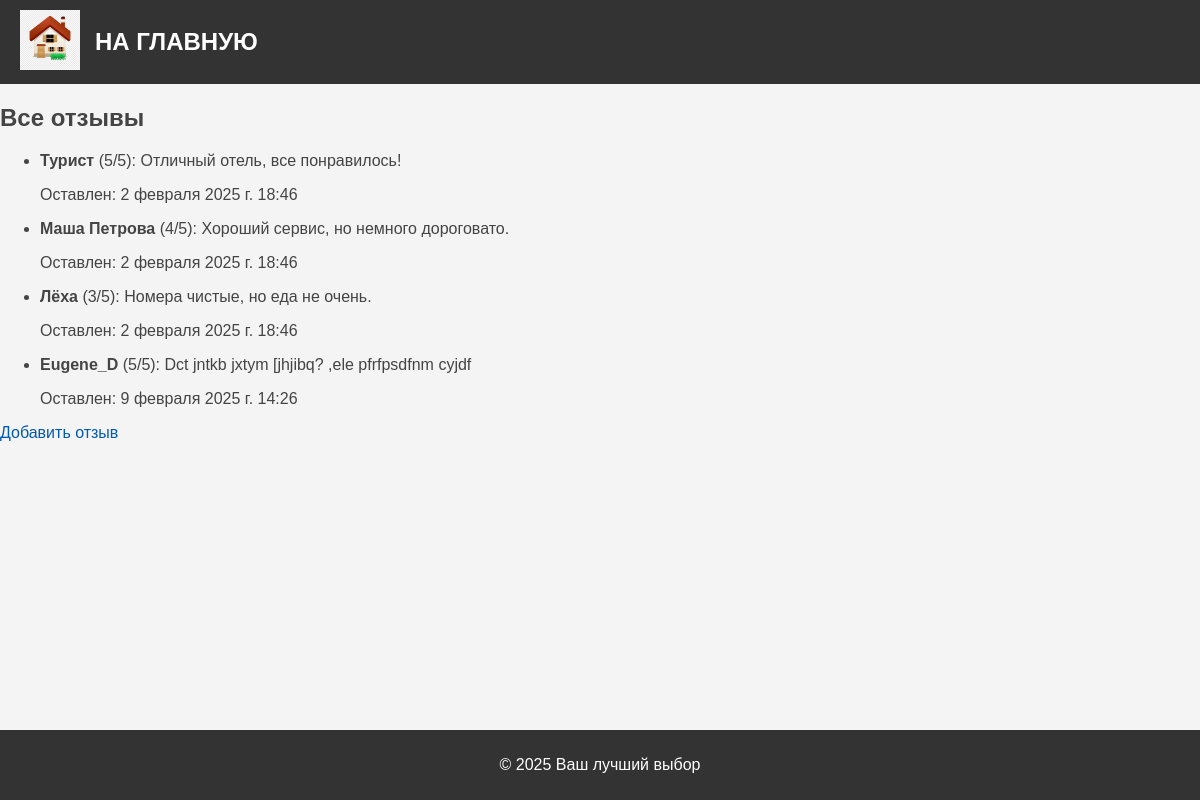
/reviews/review_list/, run on an earlier commit of the app's database.
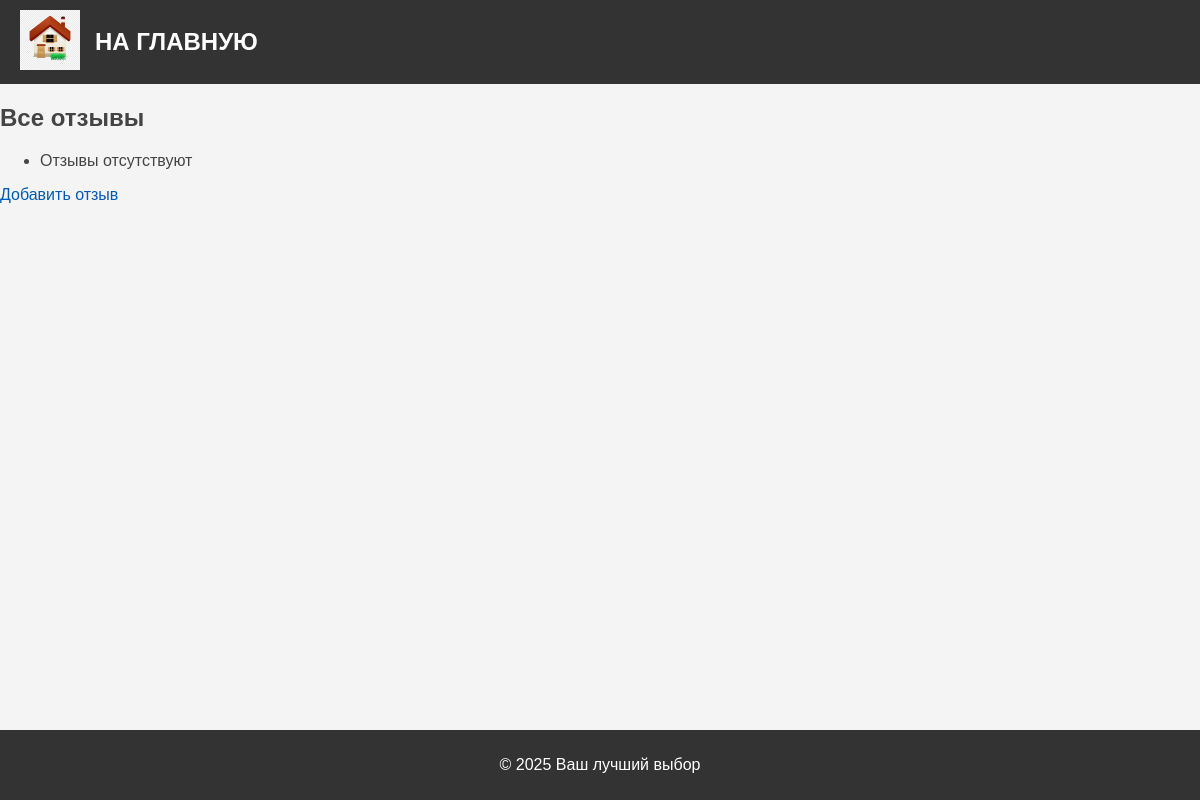
And on a later commit of the database.
### reviews/models.py (models this page shows, shortened)
class Review(models.Model):
    user_name = models.CharField(max_length=100, verbose_name="Имя пользователя")
    review_text = models.TextField(verbose_name="Текст отзыва")
    rating = models.IntegerField(verbose_name="Оценка")
    created_at = models.DateTimeField(auto_now_add=True, verbose_name="Дата создания")
    class Meta:
        verbose_name = "Отзыв"
        verbose_name_plural = "Отзывы"

### reviews/views.py (the view)
# urls.py: path('review_list/', views.review_list, name='review_list'),
def review_list(request):
    reviews = Review.objects.all()
    context = {
        "reviews": reviews,
    }
    return render(request, "reviews/review_list.html", context)

### reviews/templates/reviews/review_list.html (shortened to what this page needs)
{% extends 'base/base.html' %}
{% block content %}
<h2>Все отзывы</h2>
<ul>
    {% for review in reviews %}
    <li>
        <p><strong>{{ review.user_name }}</strong> ({{ review.rating }}/5): {{ review.review_text }}</p>
        <p>Оставлен: {{ review.created_at }}</p>
    </li>
    {% empty %}
    <li>Отзывы отсутствуют</li>
    {% endfor %}
</ul>
<a href="{% url 'add_review' %}" class="btn btn-primary mb-3">Добавить отзыв</a>
{% endblock %}

What changed in the data, as far as the page shows it:
removed Review: user_name "Турист", rating "5", review_text "Отличный отель, все понравилось!", created_at "2 февраля 2025 г. 18:46"
removed Review: user_name "Маша Петрова", rating "4", review_text "Хороший сервис, но немного дороговато.", created_at "2 февраля 2025 г. 18:46"
removed Review: user_name "Лёха", rating "3", review_text "Номера чистые, но еда не очень.", created_at "2 февраля 2025 г. 18:46"
removed Review: user_name "Eugene_D", rating "5", review_text "Dct jntkb jxtym [jhjibq? ,ele pfrfpsdfnm cyjdf", created_at "9 февраля 2025 г. 14:26"
Also different on the page:
text now shown: "Отзывы отсутствуют"
